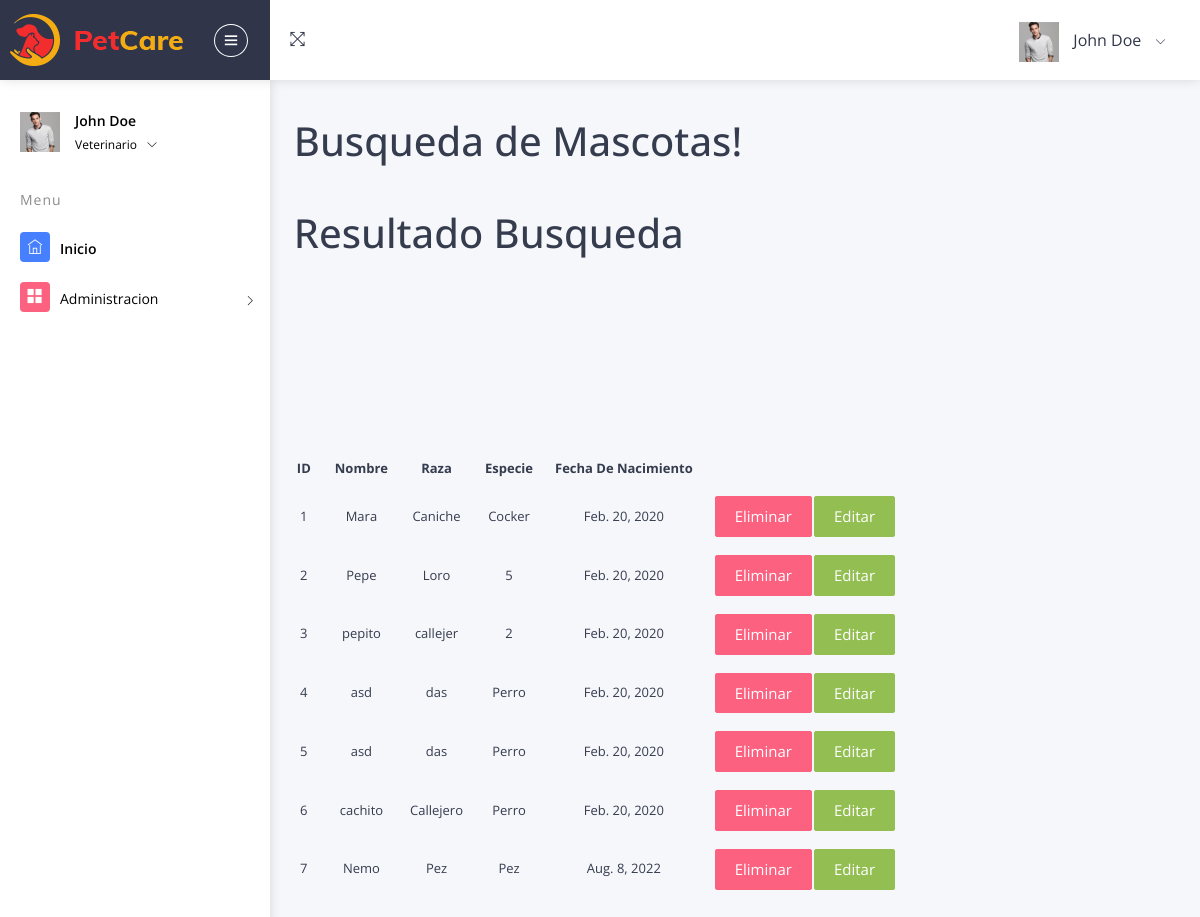
The app's page /AppVet/busquedaMascotaAll/ (signed in), older data.
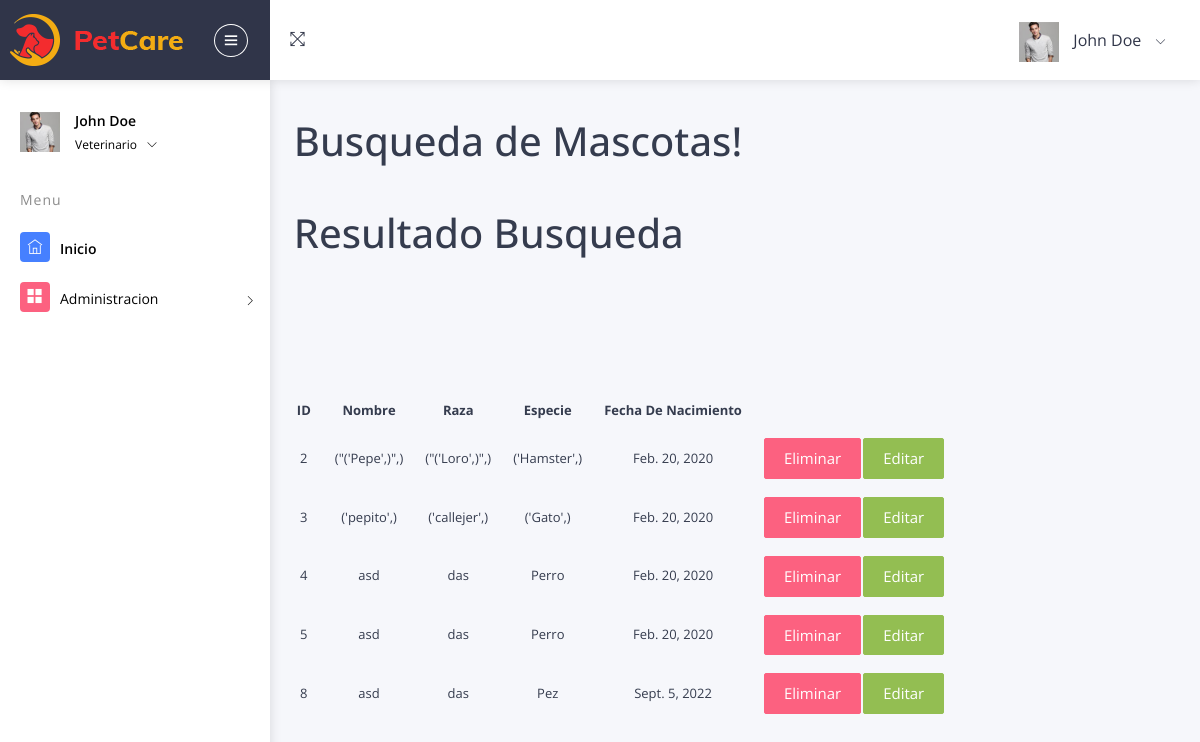
The same page, newer data.
### AppVet/models.py (models this page shows)
class DatosMascota(models.Model):
    nombreMascota = models.CharField(max_length=30)
    razaMascota = models.CharField(max_length=50)
    especieMascota = models.CharField(max_length=30)
    fechaNacimientoMascota = models.DateField()

### AppVet/views.py (the view)
# urls.py: path('busquedaMascotaAll/', views.busquedaMascotaAll,
@login_required
def busquedaMascotaAll(request):
    mascotas = DatosMascota.objects.all()
    return render(request, "AppVet/App/Mascota/busqueda_mascota_all.html", {"mascotas": mascotas})

### AppVet/templates/AppVet/App/Mascota/busqueda_mascota_all.html (shortened to what this page needs)
{% extends "AppVet/App/app_admin.html" %} {% load static %} {% block titulo %}
<h1 class="mb-5">Busqueda de Mascotas!</h1>
{% endblock %} {% block contenido_que_cambia %}
<h1>Resultado Busqueda</h1>
{% if mascotas %}
<table>
  <tr>
    <h3>
      <th width="20px"><p align="center">ID</p></th>
      <th width="20px"><p align="center"></p></th>
      <th width="30"><p align="center">Nombre</p></th>
      <th width="20px"><p align="center"></p></th>
      <th width="30"><p align="center">Raza</p></th>
      <th width="10">
      <th width="30"><p align="center">Especie</p></th>
      <th width="10">
      <th width="30"><p align="center">Fecha De Nacimiento </p></th>
      <th width="10">
      </th>
      <th width="10">
      </th>
    </h3>
  </tr>
  {% for mascota in mascotas %}
  <tr>
  <h3>
    <td width="20"><p align="center">{{mascota.id}}</p></td>
    <th width="20px"><p align="center"></p></th>
    <td width="50">
      <p align="center">{{mascota.nombreMascota}}</p>
    </td>
    <th width="20px"><p align="center"></p></th>
    <td width="50">
      <p align="center">{{mascota.razaMascota}}</p>
    </td>
    <th width="20px"><p align="center"></p></th>
    <td width="50">
      <p align="center">{{mascota.especieMascota}}</p>
    </td>
    <th width="20px"><p align="center"></p></th>
    <td width="50"><p align="center">{{mascota.fechaNacimientoMascota}}</p></td>
    <th width="20px"><p align="center"></p></th>
    <td width="50">
      <p align="center">
        <a
          class="btn btn-danger"
          href="{% url 'eliminarMascota' mascota.id %}"
        >
          Eliminar
        </a>
      </p>
    </td>
    <td width="50">
      <p align="center">
        <a
          class="btn btn-success"
          href="{% url 'modificarMascota' mascota.id %}"
        >
          Editar
        </a>
      </p>
    </td>
  </tr>
  <br />
  {% endfor %} {% else %}
</table>
<p>No se encontraron Veterinarios</p>
{% endif %} {% endblock %}

Row changes from the older to the newer data that the page shows:
removed DatosMascota: id "1", nombreMascota "Mara", razaMascota "Caniche", especieMascota "Cocker", fechaNacimientoMascota "Feb. 20, 2020"
removed DatosMascota: id "6", nombreMascota "cachito", razaMascota "Callejero", especieMascota "Perro", fechaNacimientoMascota "Feb. 20, 2020"
removed DatosMascota: id "7", nombreMascota "Nemo", razaMascota "Pez", especieMascota "Pez", fechaNacimientoMascota "Aug. 8, 2022"
changed DatosMascota id 2: nombreMascota "Pepe" → "(\"('Pepe',)\",)"; razaMascota "Loro" → "(\"('Loro',)\",)"; especieMascota "5" → "('Hamster',)"
changed DatosMascota id 3: nombreMascota "pepito" → "('pepito',)"; razaMascota "callejer" → "('callejer',)"; especieMascota "2" → "('Gato',)"
added DatosMascota: id "8", nombreMascota "asd", razaMascota "das", especieMascota "Pez", fechaNacimientoMascota "Sept. 5, 2022"
